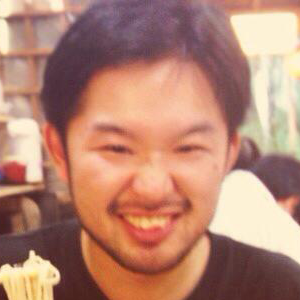
#> input picture 01_study/12_channel/sample.png, 300 x 300 px
$ python channel.py
#> lines starting #> are read from the running program, lines starting #| are printed output that depends on the picture
import cv2
import numpy as np
import matplotlib
import matplotlib.pyplot as plt

img = cv2.imread('sample.png')
#> img is the input picture: shape (300, 300, 3); mean B, G, R 114.9, 133.5, 182.8
bgr = cv2.split(img)

blue = bgr[0]
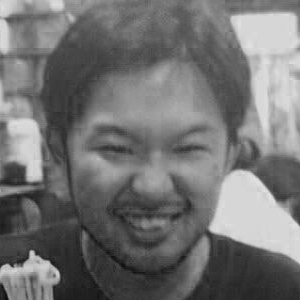
#> blue: shape (300, 300); min 9, max 229, mean 114.9
green = bgr[1]
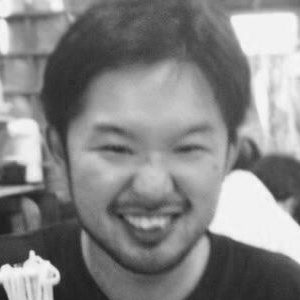
#> green: shape (300, 300); min 26, max 251, mean 133.5
red = bgr[2]
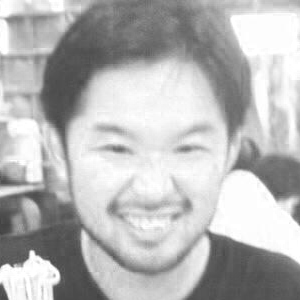
#> red: shape (300, 300); min 65, max 255, mean 182.8

# plt.add(blue)
# plt.show(blue)

changeChannel = cv2.merge([red,green,blue])

cv2.imshow('changeChannel',changeChannel)
cv2.imwrite('changeChannel.png',changeChannel)
cv2.waitKey(0)
